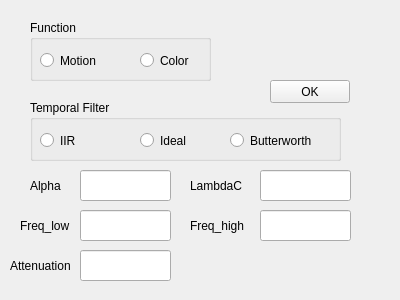
<?xml version="1.0" encoding="UTF-8"?>
<ui version="4.0">
 <class>ParamControler</class>
 <widget class="QWidget" name="ParamControler">
  <property name="geometry">
   <rect>
    <x>0</x>
    <y>0</y>
    <width>400</width>
    <height>300</height>
   </rect>
  </property>
  <property name="windowTitle">
   <string>Form</string>
  </property>
  <widget class="QGroupBox" name="groupBox">
   <property name="geometry">
    <rect>
     <x>30</x>
     <y>20</y>
     <width>181</width>
     <height>61</height>
    </rect>
   </property>
   <property name="title">
    <string>Function</string>
   </property>
   <widget class="QRadioButton" name="Motion">
    <property name="geometry">
     <rect>
      <x>10</x>
      <y>30</y>
      <width>100</width>
      <height>21</height>
     </rect>
    </property>
    <property name="text">
     <string>Motion</string>
    </property>
   </widget>
   <widget class="QRadioButton" name="Color">
    <property name="geometry">
     <rect>
      <x>110</x>
      <y>30</y>
      <width>71</width>
      <height>21</height>
     </rect>
    </property>
    <property name="text">
     <string>Color</string>
    </property>
   </widget>
  </widget>
  <widget class="QGroupBox" name="groupBox_2">
   <property name="geometry">
    <rect>
     <x>30</x>
     <y>100</y>
     <width>311</width>
     <height>61</height>
    </rect>
   </property>
   <property name="title">
    <string>Temporal Filter</string>
   </property>
   <widget class="QRadioButton" name="IIR">
    <property name="geometry">
     <rect>
      <x>10</x>
      <y>30</y>
      <width>100</width>
      <height>21</height>
     </rect>
    </property>
    <property name="text">
     <string>IIR</string>
    </property>
   </widget>
   <widget class="QRadioButton" name="Ideal">
    <property name="geometry">
     <rect>
      <x>110</x>
      <y>30</y>
      <width>100</width>
      <height>21</height>
     </rect>
    </property>
    <property name="text">
     <string>Ideal</string>
    </property>
   </widget>
   <widget class="QRadioButton" name="Butterworth">
    <property name="geometry">
     <rect>
      <x>200</x>
      <y>30</y>
      <width>100</width>
      <height>21</height>
     </rect>
    </property>
    <property name="text">
     <string>Butterworth</string>
    </property>
   </widget>
  </widget>
  <widget class="QPushButton" name="OK">
   <property name="geometry">
    <rect>
     <x>270</x>
     <y>80</y>
     <width>80</width>
     <height>23</height>
    </rect>
   </property>
   <property name="text">
    <string>OK</string>
   </property>
  </widget>
  <widget class="QLabel" name="Alpha">
   <property name="geometry">
    <rect>
     <x>30</x>
     <y>170</y>
     <width>51</width>
     <height>31</height>
    </rect>
   </property>
   <property name="text">
    <string>Alpha</string>
   </property>
  </widget>
  <widget class="QLineEdit" name="Alpha_input">
   <property name="geometry">
    <rect>
     <x>80</x>
     <y>170</y>
     <width>91</width>
     <height>31</height>
    </rect>
   </property>
  </widget>
  <widget class="QLabel" name="LambdaC">
   <property name="geometry">
    <rect>
     <x>190</x>
     <y>170</y>
     <width>71</width>
     <height>31</height>
    </rect>
   </property>
   <property name="text">
    <string>LambdaC</string>
   </property>
  </widget>
  <widget class="QLineEdit" name="LambdaC_input">
   <property name="geometry">
    <rect>
     <x>260</x>
     <y>170</y>
     <width>91</width>
     <height>31</height>
    </rect>
   </property>
  </widget>
  <widget class="QLabel" name="Freq_low">
   <property name="geometry">
    <rect>
     <x>20</x>
     <y>210</y>
     <width>61</width>
     <height>31</height>
    </rect>
   </property>
   <property name="text">
    <string>Freq_low</string>
   </property>
  </widget>
  <widget class="QLineEdit" name="Freq_low_input">
   <property name="geometry">
    <rect>
     <x>80</x>
     <y>210</y>
     <width>91</width>
     <height>31</height>
    </rect>
   </property>
  </widget>
  <widget class="QLineEdit" name="Freq_high_input">
   <property name="geometry">
    <rect>
     <x>260</x>
     <y>210</y>
     <width>91</width>
     <height>31</height>
    </rect>
   </property>
  </widget>
  <widget class="QLabel" name="Freq_high">
   <property name="geometry">
    <rect>
     <x>190</x>
     <y>210</y>
     <width>61</width>
     <height>31</height>
    </rect>
   </property>
   <property name="text">
    <string>Freq_high</string>
   </property>
  </widget>
  <widget class="QLabel" name="Attenuation">
   <property name="geometry">
    <rect>
     <x>10</x>
     <y>250</y>
     <width>71</width>
     <height>31</height>
    </rect>
   </property>
   <property name="text">
    <string>Attenuation</string>
   </property>
  </widget>
  <widget class="QLineEdit" name="Attenuation_input">
   <property name="geometry">
    <rect>
     <x>80</x>
     <y>250</y>
     <width>91</width>
     <height>31</height>
    </rect>
   </property>
  </widget>
  <widget class="QLabel" name="Notice">
   <property name="geometry">
    <rect>
     <x>230</x>
     <y>20</y>
     <width>161</width>
     <height>51</height>
    </rect>
   </property>
   <property name="text">
    <string/>
   </property>
  </widget>
 </widget>
 <resources/>
 <connections/>
</ui>
